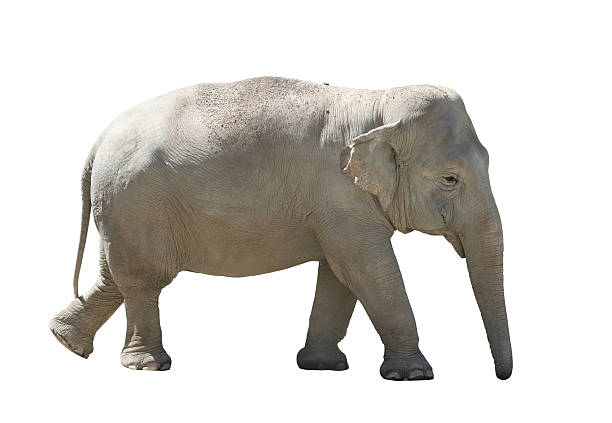
#> input picture p3A_previous_work/projetPython/elephant3.jpg, 612 x 423 px
$ python test_skeleton.py
#> lines starting #> are read from the running program, lines starting #| are printed output that depends on the picture; after the words box and inside, x2 and y2 are one past the last pixel; in counts of white or black regions, pixels touching at a corner belong together; long printed decimals are rounded
from skimage.morphology import skeletonize
from skimage.morphology import local_maxima
from matplotlib import colors
import matplotlib.pyplot as plt
from skimage.util import invert
from scipy import misc
import cv2
import numpy as np

def rgb_to_gray(img):
        R = np.array(img[:, :, 0])
        G = np.array(img[:, :, 1])
        B = np.array(img[:, :, 2])

        R = (R *.299)
        G = (G *.587)
        B = (B *.114)

        Avg = (R+G+B)

        grayImage = Avg
        print(grayImage[100:105,115:117])
#| [[2. 2.]
#|  [2. 2.]
#|  [2. 2.]
#|  [2. 2.]
#|  [2. 2.]]
        return grayImage

def plot(imag):
    # Invert the horse image
    # image = plt.imread("cheval.png", 'L')/255
    image = rgb_to_gray(1-plt.imread(imag))
    print(image.shape)
#| (423, 612)
    print(image[100:105,115:117])
#| [[2. 2.]
#|  [2. 2.]
#|  [2. 2.]
#|  [2. 2.]
#|  [2. 2.]]
    print(type(image))
#| <class 'numpy.ndarray'>

    # perform skeletonization
    # skeleton = skeletonize(image)
    skeleton = local_maxima(image)
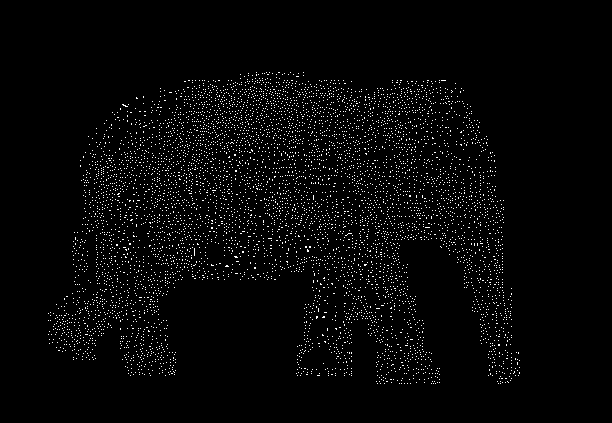
#> skeleton: shape (423, 612) bool; 2.8% white in thin lines or dots, all inside (x1, y1, x2, y2) = (48, 72, 520, 384)

    # display results
    fig, axes = plt.subplots(nrows=1, ncols=2, figsize=(8, 4),
                             sharex=True, sharey=True,
                             subplot_kw={'adjustable': 'box'})

    ax = axes.ravel()

    ax[0].imshow(image, cmap=plt.cm.gray)
    ax[0].axis('off')
    ax[0].set_title('original', fontsize=20)

    ax[1].imshow(skeleton, cmap=plt.cm.gray)
    ax[1].axis('off')
    ax[1].set_title('skeleton', fontsize=20)

    fig.tight_layout()
    plt.show()

# plot("elephant.jpg")
# plot("elephant.png")
plot("elephant3.jpg")
plot("0_rgba.png")
#> call 2 of plot, with imag = '0_rgba.png'
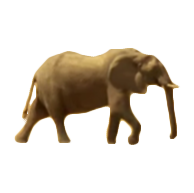
#> input picture p3A_previous_work/projetPython/0_rgba.png, 194 x 193 px
#| [[0.5954 0.6326 ]
#|  [0.6095  0.6552]
#|  [0.6361  0.6857]
#|  [0.66  0.7088 ]
#|  [0.678  0.7182 ]]
#| (193, 194)
#| [[0.5954 0.6326 ]
#|  [0.6095  0.6552]
#|  [0.6361  0.6857]
#|  [0.66  0.7088 ]
#|  [0.678  0.7182 ]]
#| <class 'numpy.ndarray'>
#> in plot (call 2), `skeleton = local_maxima(image)`: skeleton: shape (193, 194) bool; 0.73% white in thin lines or dots, all inside (x1, y1, x2, y2) = (13, 50, 181, 145)
plot("1_rgba.png")
#> call 3 of plot, with imag = '1_rgba.png'
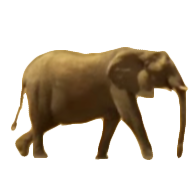
#> input picture p3A_previous_work/projetPython/1_rgba.png, 193 x 193 px
#| [[0.6161  0.6244 ]
#|  [0.6086  0.6083]
#|  [0.6093  0.5991]
#|  [0.6319 0.5929 ]
#|  [0.6765  0.6065  ]]
#| (193, 193)
#| [[0.6161  0.6244 ]
#|  [0.6086  0.6083]
#|  [0.6093  0.5991]
#|  [0.6319 0.5929 ]
#|  [0.6765  0.6065  ]]
#| <class 'numpy.ndarray'>
#> in plot (call 3), `skeleton = local_maxima(image)`: skeleton: shape (193, 193) bool; 0.99% white in thin lines or dots, all inside (x1, y1, x2, y2) = (11, 47, 189, 160)
plot("5_rgba.png")
#> call 4 of plot, with imag = '5_rgba.png'
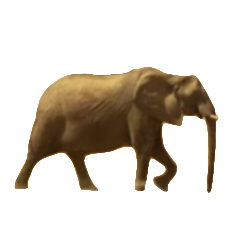
#> input picture p3A_previous_work/projetPython/5_rgba.png, 231 x 231 px
#| [[0.6276 0.6343 ]
#|  [0.644  0.644 ]
#|  [0.671 0.6631 ]
#|  [0.6968 0.6807]
#|  [0.7015  0.683 ]]
#| (231, 231)
#| [[0.6276 0.6343 ]
#|  [0.644  0.644 ]
#|  [0.671 0.6631 ]
#|  [0.6968 0.6807]
#|  [0.7015  0.683 ]]
#| <class 'numpy.ndarray'>
#> in plot (call 4), `skeleton = local_maxima(image)`: skeleton: shape (231, 231) bool; 0.96% white in thin lines or dots, all inside (x1, y1, x2, y2) = (14, 67, 219, 193)
plot("6_rgba.png")
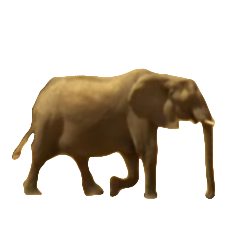
#> input picture p3A_previous_work/projetPython/6_rgba.png, 231 x 231 px
#> in rgb_to_gray (call 5), `B = np.array(img[:, :, 2])`:
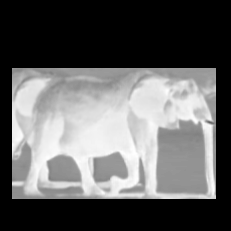
#> B: shape (231, 231) float32; min 0, max 1, mean 0.379
#> in rgb_to_gray (call 5), `G = (G *.587)`:
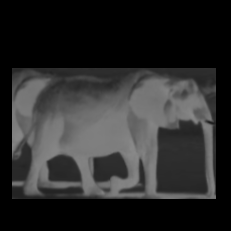
#> G: shape (231, 231) float32; min 0, max 0.539, mean 0.168
#| [[0.6541 0.6557]
#|  [0.6631  0.667]
#|  [0.6705   0.6783]
#|  [0.6779  0.6892 ]
#|  [0.6943 0.6978 ]]
#| (231, 231)
#| [[0.6541 0.6557]
#|  [0.6631  0.667]
#|  [0.6705   0.6783]
#|  [0.6779  0.6892 ]
#|  [0.6943 0.6978 ]]
#| <class 'numpy.ndarray'>
